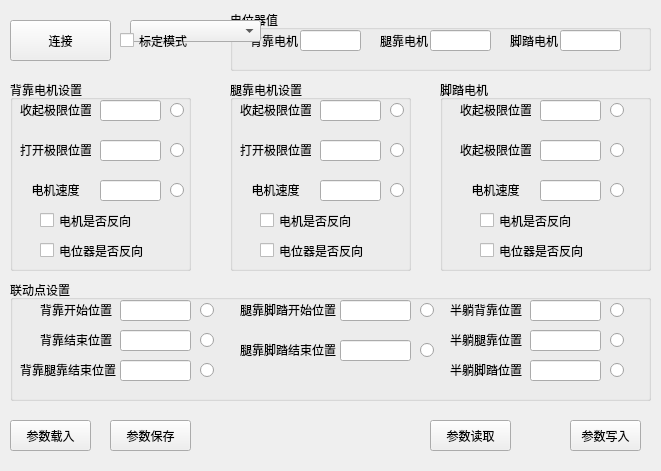
<?xml version="1.0" encoding="UTF-8"?>
<ui version="4.0">
 <class>SCParameter</class>
 <widget class="QWidget" name="SCParameter">
  <property name="geometry">
   <rect>
    <x>0</x>
    <y>0</y>
    <width>661</width>
    <height>471</height>
   </rect>
  </property>
  <property name="windowTitle">
   <string>Form</string>
  </property>
  <widget class="QGroupBox" name="groupBox">
   <property name="geometry">
    <rect>
     <x>10</x>
     <y>80</y>
     <width>181</width>
     <height>191</height>
    </rect>
   </property>
   <property name="title">
    <string>背靠电机设置</string>
   </property>
   <widget class="QLabel" name="label">
    <property name="geometry">
     <rect>
      <x>10</x>
      <y>20</y>
      <width>71</width>
      <height>20</height>
     </rect>
    </property>
    <property name="text">
     <string>收起极限位置</string>
    </property>
   </widget>
   <widget class="QLineEdit" name="leMotorBackClosePosition">
    <property name="geometry">
     <rect>
      <x>90</x>
      <y>20</y>
      <width>61</width>
      <height>21</height>
     </rect>
    </property>
   </widget>
   <widget class="QLineEdit" name="leMotorBackOpenPosition">
    <property name="geometry">
     <rect>
      <x>90</x>
      <y>60</y>
      <width>61</width>
      <height>21</height>
     </rect>
    </property>
   </widget>
   <widget class="QLabel" name="label_2">
    <property name="geometry">
     <rect>
      <x>10</x>
      <y>60</y>
      <width>71</width>
      <height>20</height>
     </rect>
    </property>
    <property name="text">
     <string>打开极限位置</string>
    </property>
   </widget>
   <widget class="QLineEdit" name="leMotorBackSpeed">
    <property name="geometry">
     <rect>
      <x>90</x>
      <y>100</y>
      <width>61</width>
      <height>21</height>
     </rect>
    </property>
   </widget>
   <widget class="QLabel" name="label_3">
    <property name="geometry">
     <rect>
      <x>10</x>
      <y>100</y>
      <width>71</width>
      <height>20</height>
     </rect>
    </property>
    <property name="text">
     <string>电机速度</string>
    </property>
    <property name="alignment">
     <set>Qt::AlignCenter</set>
    </property>
   </widget>
   <widget class="QCheckBox" name="cbMotorBackDirectionIsReverse">
    <property name="geometry">
     <rect>
      <x>30</x>
      <y>130</y>
      <width>121</width>
      <height>21</height>
     </rect>
    </property>
    <property name="text">
     <string>电机是否反向</string>
    </property>
   </widget>
   <widget class="QCheckBox" name="cbMotorBackPositionIsReverse">
    <property name="geometry">
     <rect>
      <x>30</x>
      <y>160</y>
      <width>121</width>
      <height>21</height>
     </rect>
    </property>
    <property name="text">
     <string>电位器是否反向</string>
    </property>
   </widget>
   <widget class="QLabel" name="label_22">
    <property name="geometry">
     <rect>
      <x>0</x>
      <y>350</y>
      <width>71</width>
      <height>20</height>
     </rect>
    </property>
    <property name="text">
     <string>收起极限位置</string>
    </property>
   </widget>
   <widget class="QRadioButton" name="radioButton">
    <property name="geometry">
     <rect>
      <x>160</x>
      <y>20</y>
      <width>21</width>
      <height>21</height>
     </rect>
    </property>
    <property name="text">
     <string/>
    </property>
   </widget>
   <widget class="QRadioButton" name="radioButton_2">
    <property name="geometry">
     <rect>
      <x>160</x>
      <y>60</y>
      <width>21</width>
      <height>21</height>
     </rect>
    </property>
    <property name="text">
     <string/>
    </property>
   </widget>
   <widget class="QRadioButton" name="radioButton_3">
    <property name="geometry">
     <rect>
      <x>160</x>
      <y>100</y>
      <width>21</width>
      <height>21</height>
     </rect>
    </property>
    <property name="text">
     <string/>
    </property>
   </widget>
  </widget>
  <widget class="QToolButton" name="tbnConnect">
   <property name="geometry">
    <rect>
     <x>10</x>
     <y>20</y>
     <width>101</width>
     <height>41</height>
    </rect>
   </property>
   <property name="text">
    <string>连接</string>
   </property>
  </widget>
  <widget class="QGroupBox" name="groupBox_5">
   <property name="geometry">
    <rect>
     <x>230</x>
     <y>10</y>
     <width>421</width>
     <height>61</height>
    </rect>
   </property>
   <property name="title">
    <string>电位器值</string>
   </property>
   <widget class="QLineEdit" name="leMotorLegPosition">
    <property name="geometry">
     <rect>
      <x>200</x>
      <y>20</y>
      <width>61</width>
      <height>21</height>
     </rect>
    </property>
   </widget>
   <widget class="QLabel" name="label_21">
    <property name="geometry">
     <rect>
      <x>150</x>
      <y>10</y>
      <width>54</width>
      <height>41</height>
     </rect>
    </property>
    <property name="text">
     <string>腿靠电机</string>
    </property>
   </widget>
   <widget class="QLabel" name="label_20">
    <property name="geometry">
     <rect>
      <x>280</x>
      <y>10</y>
      <width>54</width>
      <height>41</height>
     </rect>
    </property>
    <property name="text">
     <string>脚踏电机</string>
    </property>
   </widget>
   <widget class="QLabel" name="label_16">
    <property name="geometry">
     <rect>
      <x>20</x>
      <y>10</y>
      <width>54</width>
      <height>41</height>
     </rect>
    </property>
    <property name="text">
     <string>背靠电机</string>
    </property>
   </widget>
   <widget class="QLineEdit" name="leMotorFootPosition">
    <property name="geometry">
     <rect>
      <x>330</x>
      <y>20</y>
      <width>61</width>
      <height>21</height>
     </rect>
    </property>
   </widget>
   <widget class="QLineEdit" name="leMotorBackPosition">
    <property name="geometry">
     <rect>
      <x>70</x>
      <y>20</y>
      <width>61</width>
      <height>21</height>
     </rect>
    </property>
   </widget>
  </widget>
  <widget class="QGroupBox" name="groupBox_2">
   <property name="geometry">
    <rect>
     <x>230</x>
     <y>80</y>
     <width>181</width>
     <height>191</height>
    </rect>
   </property>
   <property name="title">
    <string>腿靠电机设置</string>
   </property>
   <widget class="QLabel" name="label_13">
    <property name="geometry">
     <rect>
      <x>10</x>
      <y>20</y>
      <width>71</width>
      <height>20</height>
     </rect>
    </property>
    <property name="text">
     <string>收起极限位置</string>
    </property>
   </widget>
   <widget class="QLineEdit" name="lineEdit_13">
    <property name="geometry">
     <rect>
      <x>90</x>
      <y>20</y>
      <width>61</width>
      <height>21</height>
     </rect>
    </property>
   </widget>
   <widget class="QLineEdit" name="lineEdit_14">
    <property name="geometry">
     <rect>
      <x>90</x>
      <y>60</y>
      <width>61</width>
      <height>21</height>
     </rect>
    </property>
   </widget>
   <widget class="QLabel" name="label_14">
    <property name="geometry">
     <rect>
      <x>10</x>
      <y>60</y>
      <width>71</width>
      <height>20</height>
     </rect>
    </property>
    <property name="text">
     <string>打开极限位置</string>
    </property>
   </widget>
   <widget class="QLineEdit" name="lineEdit_15">
    <property name="geometry">
     <rect>
      <x>90</x>
      <y>100</y>
      <width>61</width>
      <height>21</height>
     </rect>
    </property>
   </widget>
   <widget class="QLabel" name="label_15">
    <property name="geometry">
     <rect>
      <x>10</x>
      <y>100</y>
      <width>71</width>
      <height>20</height>
     </rect>
    </property>
    <property name="text">
     <string>电机速度</string>
    </property>
    <property name="alignment">
     <set>Qt::AlignCenter</set>
    </property>
   </widget>
   <widget class="QCheckBox" name="checkBox_24">
    <property name="geometry">
     <rect>
      <x>30</x>
      <y>130</y>
      <width>121</width>
      <height>21</height>
     </rect>
    </property>
    <property name="text">
     <string>电机是否反向</string>
    </property>
   </widget>
   <widget class="QCheckBox" name="checkBox_25">
    <property name="geometry">
     <rect>
      <x>30</x>
      <y>160</y>
      <width>121</width>
      <height>21</height>
     </rect>
    </property>
    <property name="text">
     <string>电位器是否反向</string>
    </property>
   </widget>
   <widget class="QRadioButton" name="radioButton_6">
    <property name="geometry">
     <rect>
      <x>160</x>
      <y>60</y>
      <width>21</width>
      <height>21</height>
     </rect>
    </property>
    <property name="text">
     <string/>
    </property>
   </widget>
   <widget class="QRadioButton" name="radioButton_4">
    <property name="geometry">
     <rect>
      <x>160</x>
      <y>100</y>
      <width>21</width>
      <height>21</height>
     </rect>
    </property>
    <property name="text">
     <string/>
    </property>
   </widget>
   <widget class="QRadioButton" name="radioButton_5">
    <property name="geometry">
     <rect>
      <x>160</x>
      <y>20</y>
      <width>21</width>
      <height>21</height>
     </rect>
    </property>
    <property name="text">
     <string/>
    </property>
   </widget>
  </widget>
  <widget class="QGroupBox" name="groupBox_3">
   <property name="geometry">
    <rect>
     <x>440</x>
     <y>80</y>
     <width>211</width>
     <height>191</height>
    </rect>
   </property>
   <property name="title">
    <string>脚踏电机</string>
   </property>
   <widget class="QLabel" name="label_17">
    <property name="geometry">
     <rect>
      <x>20</x>
      <y>100</y>
      <width>71</width>
      <height>20</height>
     </rect>
    </property>
    <property name="text">
     <string>电机速度</string>
    </property>
    <property name="alignment">
     <set>Qt::AlignCenter</set>
    </property>
   </widget>
   <widget class="QLabel" name="label_18">
    <property name="geometry">
     <rect>
      <x>20</x>
      <y>20</y>
      <width>71</width>
      <height>20</height>
     </rect>
    </property>
    <property name="text">
     <string>收起极限位置</string>
    </property>
   </widget>
   <widget class="QLineEdit" name="lineEdit_17">
    <property name="geometry">
     <rect>
      <x>100</x>
      <y>20</y>
      <width>61</width>
      <height>21</height>
     </rect>
    </property>
   </widget>
   <widget class="QLineEdit" name="lineEdit_18">
    <property name="geometry">
     <rect>
      <x>100</x>
      <y>60</y>
      <width>61</width>
      <height>21</height>
     </rect>
    </property>
   </widget>
   <widget class="QLineEdit" name="lineEdit_19">
    <property name="geometry">
     <rect>
      <x>100</x>
      <y>100</y>
      <width>61</width>
      <height>21</height>
     </rect>
    </property>
   </widget>
   <widget class="QLabel" name="label_19">
    <property name="geometry">
     <rect>
      <x>20</x>
      <y>60</y>
      <width>71</width>
      <height>20</height>
     </rect>
    </property>
    <property name="text">
     <string>收起极限位置</string>
    </property>
   </widget>
   <widget class="QCheckBox" name="checkBox_30">
    <property name="geometry">
     <rect>
      <x>40</x>
      <y>160</y>
      <width>121</width>
      <height>21</height>
     </rect>
    </property>
    <property name="text">
     <string>电位器是否反向</string>
    </property>
   </widget>
   <widget class="QCheckBox" name="checkBox_31">
    <property name="geometry">
     <rect>
      <x>40</x>
      <y>130</y>
      <width>121</width>
      <height>21</height>
     </rect>
    </property>
    <property name="text">
     <string>电机是否反向</string>
    </property>
   </widget>
   <widget class="QRadioButton" name="radioButton_7">
    <property name="geometry">
     <rect>
      <x>170</x>
      <y>20</y>
      <width>21</width>
      <height>21</height>
     </rect>
    </property>
    <property name="text">
     <string/>
    </property>
   </widget>
   <widget class="QRadioButton" name="radioButton_8">
    <property name="geometry">
     <rect>
      <x>170</x>
      <y>100</y>
      <width>21</width>
      <height>21</height>
     </rect>
    </property>
    <property name="text">
     <string/>
    </property>
   </widget>
   <widget class="QRadioButton" name="radioButton_9">
    <property name="geometry">
     <rect>
      <x>170</x>
      <y>60</y>
      <width>21</width>
      <height>21</height>
     </rect>
    </property>
    <property name="text">
     <string/>
    </property>
   </widget>
  </widget>
  <widget class="QGroupBox" name="groupBox_6">
   <property name="geometry">
    <rect>
     <x>10</x>
     <y>280</y>
     <width>641</width>
     <height>121</height>
    </rect>
   </property>
   <property name="title">
    <string>联动点设置</string>
   </property>
   <widget class="QLineEdit" name="lineEdit_22">
    <property name="geometry">
     <rect>
      <x>110</x>
      <y>20</y>
      <width>71</width>
      <height>21</height>
     </rect>
    </property>
   </widget>
   <widget class="QLabel" name="label_23">
    <property name="geometry">
     <rect>
      <x>30</x>
      <y>20</y>
      <width>81</width>
      <height>20</height>
     </rect>
    </property>
    <property name="text">
     <string>背靠开始位置</string>
    </property>
   </widget>
   <widget class="QLabel" name="label_24">
    <property name="geometry">
     <rect>
      <x>30</x>
      <y>50</y>
      <width>81</width>
      <height>20</height>
     </rect>
    </property>
    <property name="text">
     <string>背靠结束位置</string>
    </property>
   </widget>
   <widget class="QLineEdit" name="lineEdit_23">
    <property name="geometry">
     <rect>
      <x>110</x>
      <y>50</y>
      <width>71</width>
      <height>21</height>
     </rect>
    </property>
   </widget>
   <widget class="QLabel" name="label_25">
    <property name="geometry">
     <rect>
      <x>10</x>
      <y>80</y>
      <width>101</width>
      <height>20</height>
     </rect>
    </property>
    <property name="text">
     <string>背靠腿靠结束位置</string>
    </property>
   </widget>
   <widget class="QLineEdit" name="lineEdit_24">
    <property name="geometry">
     <rect>
      <x>110</x>
      <y>80</y>
      <width>71</width>
      <height>21</height>
     </rect>
    </property>
   </widget>
   <widget class="QLabel" name="label_26">
    <property name="geometry">
     <rect>
      <x>230</x>
      <y>20</y>
      <width>101</width>
      <height>20</height>
     </rect>
    </property>
    <property name="text">
     <string>腿靠脚踏开始位置</string>
    </property>
   </widget>
   <widget class="QLineEdit" name="lineEdit_25">
    <property name="geometry">
     <rect>
      <x>330</x>
      <y>20</y>
      <width>71</width>
      <height>21</height>
     </rect>
    </property>
   </widget>
   <widget class="QLabel" name="label_27">
    <property name="geometry">
     <rect>
      <x>230</x>
      <y>60</y>
      <width>101</width>
      <height>20</height>
     </rect>
    </property>
    <property name="text">
     <string>腿靠脚踏结束位置</string>
    </property>
   </widget>
   <widget class="QLineEdit" name="lineEdit_26">
    <property name="geometry">
     <rect>
      <x>330</x>
      <y>60</y>
      <width>71</width>
      <height>21</height>
     </rect>
    </property>
   </widget>
   <widget class="QLabel" name="label_28">
    <property name="geometry">
     <rect>
      <x>440</x>
      <y>20</y>
      <width>81</width>
      <height>20</height>
     </rect>
    </property>
    <property name="text">
     <string>半躺背靠位置</string>
    </property>
   </widget>
   <widget class="QLineEdit" name="lineEdit_27">
    <property name="geometry">
     <rect>
      <x>520</x>
      <y>20</y>
      <width>71</width>
      <height>21</height>
     </rect>
    </property>
   </widget>
   <widget class="QLineEdit" name="lineEdit_28">
    <property name="geometry">
     <rect>
      <x>520</x>
      <y>50</y>
      <width>71</width>
      <height>21</height>
     </rect>
    </property>
   </widget>
   <widget class="QLabel" name="label_29">
    <property name="geometry">
     <rect>
      <x>440</x>
      <y>50</y>
      <width>81</width>
      <height>20</height>
     </rect>
    </property>
    <property name="text">
     <string>半躺腿靠位置</string>
    </property>
   </widget>
   <widget class="QLineEdit" name="lineEdit_29">
    <property name="geometry">
     <rect>
      <x>520</x>
      <y>80</y>
      <width>71</width>
      <height>21</height>
     </rect>
    </property>
   </widget>
   <widget class="QLabel" name="label_30">
    <property name="geometry">
     <rect>
      <x>440</x>
      <y>80</y>
      <width>81</width>
      <height>20</height>
     </rect>
    </property>
    <property name="text">
     <string>半躺脚踏位置</string>
    </property>
   </widget>
   <widget class="QRadioButton" name="radioButton_10">
    <property name="geometry">
     <rect>
      <x>190</x>
      <y>20</y>
      <width>21</width>
      <height>21</height>
     </rect>
    </property>
    <property name="text">
     <string/>
    </property>
   </widget>
   <widget class="QRadioButton" name="radioButton_11">
    <property name="geometry">
     <rect>
      <x>190</x>
      <y>50</y>
      <width>21</width>
      <height>21</height>
     </rect>
    </property>
    <property name="text">
     <string/>
    </property>
   </widget>
   <widget class="QRadioButton" name="radioButton_12">
    <property name="geometry">
     <rect>
      <x>190</x>
      <y>80</y>
      <width>21</width>
      <height>21</height>
     </rect>
    </property>
    <property name="text">
     <string/>
    </property>
   </widget>
   <widget class="QRadioButton" name="radioButton_13">
    <property name="geometry">
     <rect>
      <x>410</x>
      <y>20</y>
      <width>21</width>
      <height>21</height>
     </rect>
    </property>
    <property name="text">
     <string/>
    </property>
   </widget>
   <widget class="QRadioButton" name="radioButton_14">
    <property name="geometry">
     <rect>
      <x>410</x>
      <y>60</y>
      <width>21</width>
      <height>21</height>
     </rect>
    </property>
    <property name="text">
     <string/>
    </property>
   </widget>
   <widget class="QRadioButton" name="radioButton_15">
    <property name="geometry">
     <rect>
      <x>600</x>
      <y>20</y>
      <width>21</width>
      <height>21</height>
     </rect>
    </property>
    <property name="text">
     <string/>
    </property>
   </widget>
   <widget class="QRadioButton" name="radioButton_16">
    <property name="geometry">
     <rect>
      <x>600</x>
      <y>50</y>
      <width>21</width>
      <height>21</height>
     </rect>
    </property>
    <property name="text">
     <string/>
    </property>
   </widget>
   <widget class="QRadioButton" name="radioButton_17">
    <property name="geometry">
     <rect>
      <x>600</x>
      <y>80</y>
      <width>21</width>
      <height>21</height>
     </rect>
    </property>
    <property name="text">
     <string/>
    </property>
   </widget>
  </widget>
  <widget class="QToolButton" name="toolButton_2">
   <property name="geometry">
    <rect>
     <x>10</x>
     <y>420</y>
     <width>81</width>
     <height>31</height>
    </rect>
   </property>
   <property name="text">
    <string>参数载入</string>
   </property>
  </widget>
  <widget class="QToolButton" name="toolButton_3">
   <property name="geometry">
    <rect>
     <x>110</x>
     <y>420</y>
     <width>81</width>
     <height>31</height>
    </rect>
   </property>
   <property name="text">
    <string>参数保存</string>
   </property>
  </widget>
  <widget class="QToolButton" name="toolButton_4">
   <property name="geometry">
    <rect>
     <x>430</x>
     <y>420</y>
     <width>81</width>
     <height>31</height>
    </rect>
   </property>
   <property name="text">
    <string>参数读取</string>
   </property>
  </widget>
  <widget class="QToolButton" name="toolButton_5">
   <property name="geometry">
    <rect>
     <x>570</x>
     <y>420</y>
     <width>71</width>
     <height>31</height>
    </rect>
   </property>
   <property name="text">
    <string>参数写入</string>
   </property>
  </widget>
  <widget class="QComboBox" name="comboBoxComPort">
   <property name="geometry">
    <rect>
     <x>130</x>
     <y>20</y>
     <width>131</width>
     <height>22</height>
    </rect>
   </property>
  </widget>
  <widget class="QCheckBox" name="cbCalibrate">
   <property name="geometry">
    <rect>
     <x>120</x>
     <y>20</y>
     <width>101</width>
     <height>41</height>
    </rect>
   </property>
   <property name="text">
    <string>标定模式</string>
   </property>
  </widget>
 </widget>
 <resources/>
 <connections/>
</ui>
